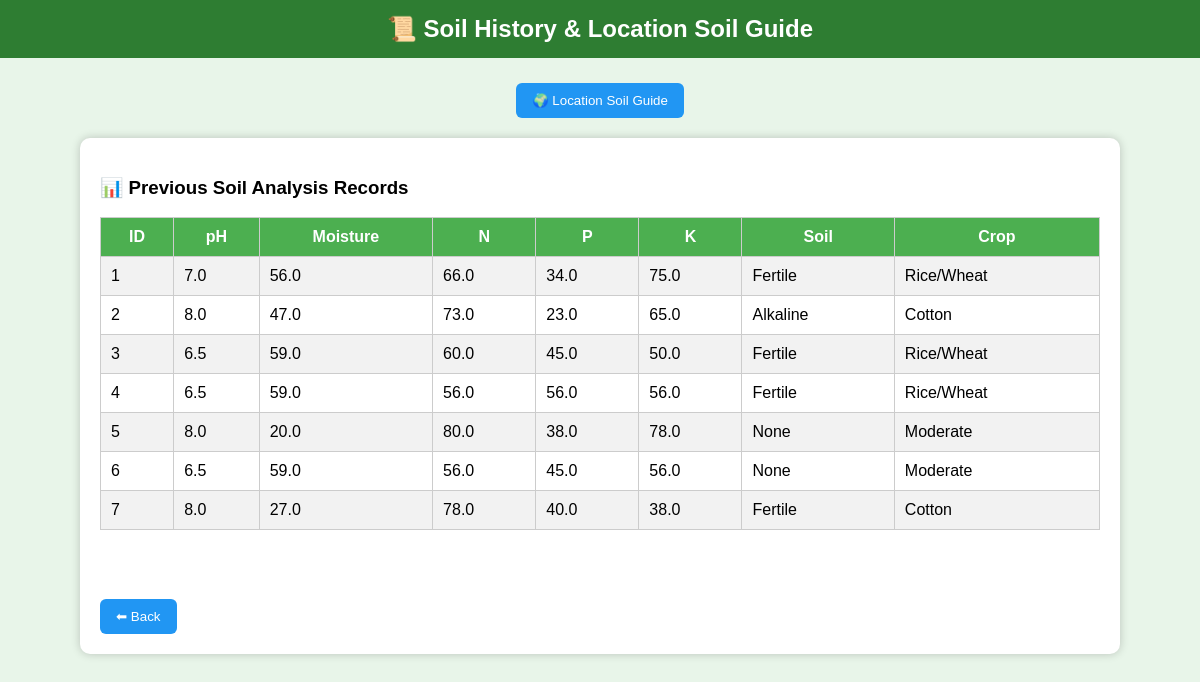
The app's page /history, older data.
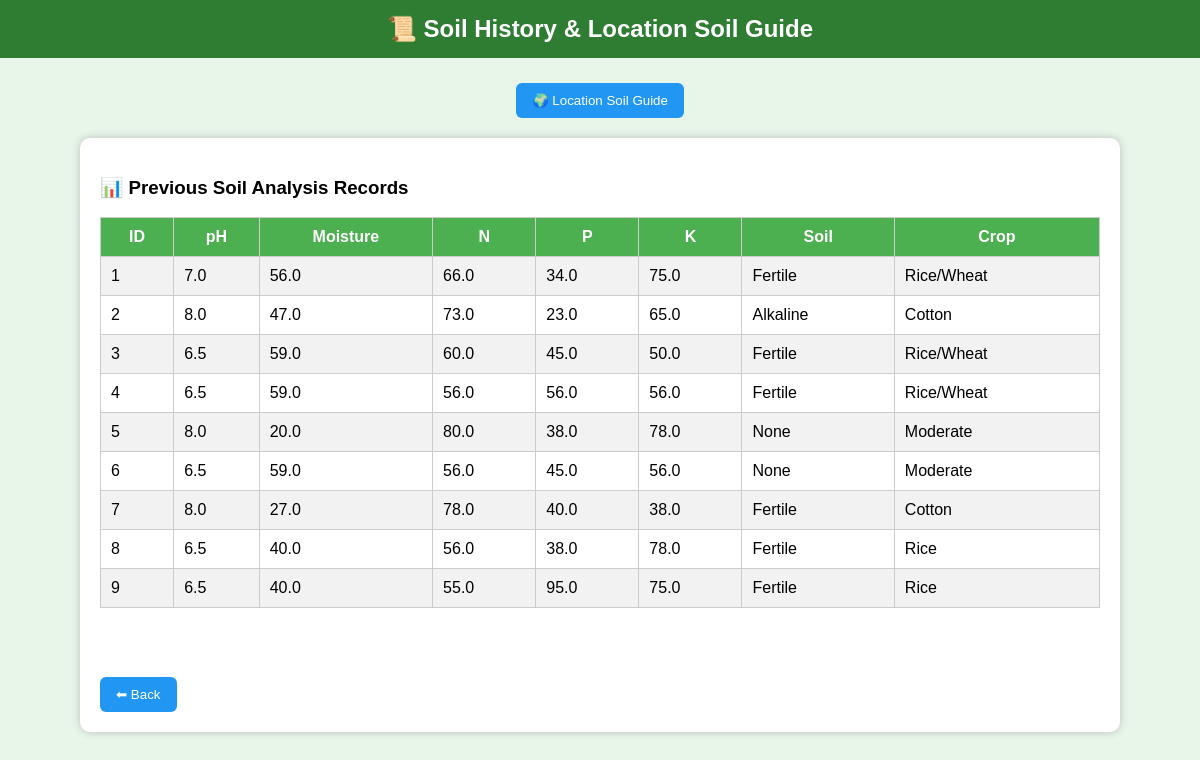
The same page, newer data.
### tables this page shows
CREATE TABLE soil(
        id INTEGER PRIMARY KEY AUTOINCREMENT,
        ph REAL,
        moisture REAL,
        n REAL,
        p REAL,
        k REAL,
        soil TEXT,
        crop TEXT
    );

### app.py (the view)
@app.route("/history")
def history():
    conn = sqlite3.connect("soil.db")
    data = conn.execute("SELECT * FROM soil").fetchall()
    conn.close()
    return render_template("history.html", data=data)

### templates/history.html (shortened to what this page needs)
<!DOCTYPE html>
<html>
<head>
</head>
<body>
<div class="header">
📜 Soil History & Location Soil Guide
</div>
<div style="text-align:center; margin-top:10px;">
    <a href="/location">
        <button class="back">🌍 Location Soil Guide</button>
    </a>
</div>
<div class="container">
<h3>📊 Previous Soil Analysis Records</h3>
<table>
<tr>
<th>ID</th>
<th>pH</th>
<th>Moisture</th>
<th>N</th>
<th>P</th>
<th>K</th>
<th>Soil</th>
<th>Crop</th>
</tr>
{% for row in data %}
<tr>
{% for col in row %}
<td>{{ col }}</td>
{% endfor %}
</tr>
{% endfor %}
</table>
<br><br>
<br>
<a href="/">
<button class="back">⬅ Back</button>
</a>
</div>
</body>
</html>

### templates/history.html (style rules this page uses)
body { font-family: Arial; background:#e8f5e9; margin:0; }
.header { background:#2e7d32; color:white; padding:15px; font-size:24px; font-weight:bold; text-align:center; }
.container { width:90%; max-width:1000px; margin:20px auto; background:white; padding:20px; border-radius:10px; box-shadow:0 0 10px rgba(0,0,0,0.2); }
table { width:100%; border-collapse:collapse; }
th { background:#4caf50; color:white; }
th,td { padding:10px; border:1px solid #ccc; }
tr:nth-child(even) { background:#f2f2f2; }
.back { background:#2196f3; color:white; padding:10px 16px; border:none; border-radius:6px; margin-top:15px; cursor:pointer; }

Row changes from the older to the newer data that the page shows:
added soil: row "8", ph "6.5", moisture "40.0", n "56.0", p "38.0", k "78.0", soil "Fertile", crop "Rice"
added soil: row "9", ph "6.5", moisture "40.0", n "55.0", p "95.0", k "75.0", soil "Fertile", crop "Rice"
